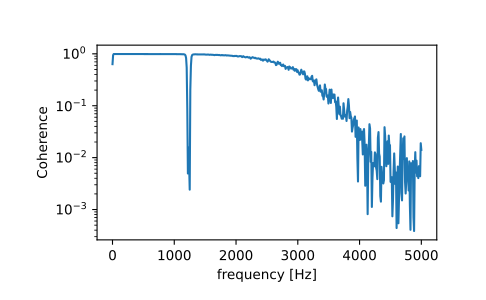

Reproduce this figure in Python.
from scipy import signal
import matplotlib.pyplot as plt
rng = np.random.default_rng()

# Generate two test signals with some common features.

fs = 10e3
N = 1e5
amp = 20
freq = 1234.0
noise_power = 0.001 * fs / 2
time = np.arange(N) / fs
b, a = signal.butter(2, 0.25, 'low')
x = rng.normal(scale=np.sqrt(noise_power), size=time.shape)
y = signal.lfilter(b, a, x)
x += amp*np.sin(2*np.pi*freq*time)
y += rng.normal(scale=0.1*np.sqrt(noise_power), size=time.shape)

# Compute and plot the coherence.

f, Cxy = signal.coherence(x, y, fs, nperseg=1024)
plt.semilogy(f, Cxy)
plt.xlabel('frequency [Hz]')
plt.ylabel('Coherence')
plt.show()
